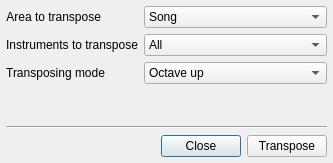
<?xml version="1.0" encoding="UTF-8"?>
<ui version="4.0">
 <class>TransposeDialog</class>
 <widget class="QDialog" name="TransposeDialog">
  <property name="geometry">
   <rect>
    <x>0</x>
    <y>0</y>
    <width>333</width>
    <height>163</height>
   </rect>
  </property>
  <property name="windowTitle">
   <string>Transpose</string>
  </property>
  <layout class="QVBoxLayout" name="verticalLayout">
   <property name="spacing">
    <number>6</number>
   </property>
   <property name="margin">
    <number>6</number>
   </property>
   <item>
    <layout class="QFormLayout" name="formLayout">
     <property name="fieldGrowthPolicy">
      <enum>QFormLayout::AllNonFixedFieldsGrow</enum>
     </property>
     <item row="0" column="0">
      <widget class="QLabel" name="label">
       <property name="text">
        <string>Area to transpose</string>
       </property>
       <property name="alignment">
        <set>Qt::AlignRight|Qt::AlignTrailing|Qt::AlignVCenter</set>
       </property>
       <property name="buddy">
        <cstring>comboBoxArea</cstring>
       </property>
      </widget>
     </item>
     <item row="0" column="1">
      <widget class="QComboBox" name="comboBoxArea">
       <item>
        <property name="text">
         <string>Song</string>
        </property>
       </item>
       <item>
        <property name="text">
         <string>Block</string>
        </property>
       </item>
       <item>
        <property name="text">
         <string>Track</string>
        </property>
       </item>
       <item>
        <property name="text">
         <string>Selection</string>
        </property>
       </item>
      </widget>
     </item>
     <item row="1" column="0">
      <widget class="QLabel" name="label_2">
       <property name="text">
        <string>Instruments to transpose</string>
       </property>
       <property name="alignment">
        <set>Qt::AlignRight|Qt::AlignTrailing|Qt::AlignVCenter</set>
       </property>
       <property name="buddy">
        <cstring>comboBoxInstruments</cstring>
       </property>
      </widget>
     </item>
     <item row="1" column="1">
      <widget class="QComboBox" name="comboBoxInstruments">
       <item>
        <property name="text">
         <string>All</string>
        </property>
       </item>
       <item>
        <property name="text">
         <string>Current</string>
        </property>
       </item>
      </widget>
     </item>
     <item row="2" column="0">
      <widget class="QLabel" name="label_3">
       <property name="text">
        <string>Transposing mode</string>
       </property>
       <property name="alignment">
        <set>Qt::AlignRight|Qt::AlignTrailing|Qt::AlignVCenter</set>
       </property>
       <property name="buddy">
        <cstring>comboBoxMode</cstring>
       </property>
      </widget>
     </item>
     <item row="2" column="1">
      <widget class="QComboBox" name="comboBoxMode">
       <item>
        <property name="text">
         <string>Octave up</string>
        </property>
       </item>
       <item>
        <property name="text">
         <string>Halfnote up</string>
        </property>
       </item>
       <item>
        <property name="text">
         <string>Halfnote down</string>
        </property>
       </item>
       <item>
        <property name="text">
         <string>Octave down</string>
        </property>
       </item>
      </widget>
     </item>
    </layout>
   </item>
   <item>
    <widget class="Line" name="line">
     <property name="orientation">
      <enum>Qt::Horizontal</enum>
     </property>
    </widget>
   </item>
   <item>
    <layout class="QHBoxLayout" name="horizontalLayout">
     <property name="spacing">
      <number>6</number>
     </property>
     <item>
      <widget class="QDialogButtonBox" name="buttonBox">
       <property name="orientation">
        <enum>Qt::Horizontal</enum>
       </property>
       <property name="standardButtons">
        <set>QDialogButtonBox::Close</set>
       </property>
      </widget>
     </item>
     <item>
      <widget class="QPushButton" name="pushButtonTranspose">
       <property name="text">
        <string>Transpose</string>
       </property>
      </widget>
     </item>
    </layout>
   </item>
  </layout>
 </widget>
 <resources/>
 <connections>
  <connection>
   <sender>buttonBox</sender>
   <signal>accepted()</signal>
   <receiver>TransposeDialog</receiver>
   <slot>accept()</slot>
   <hints>
    <hint type="sourcelabel">
     <x>248</x>
     <y>254</y>
    </hint>
    <hint type="destinationlabel">
     <x>157</x>
     <y>274</y>
    </hint>
   </hints>
  </connection>
  <connection>
   <sender>buttonBox</sender>
   <signal>rejected()</signal>
   <receiver>TransposeDialog</receiver>
   <slot>reject()</slot>
   <hints>
    <hint type="sourcelabel">
     <x>316</x>
     <y>260</y>
    </hint>
    <hint type="destinationlabel">
     <x>286</x>
     <y>274</y>
    </hint>
   </hints>
  </connection>
 </connections>
</ui>
